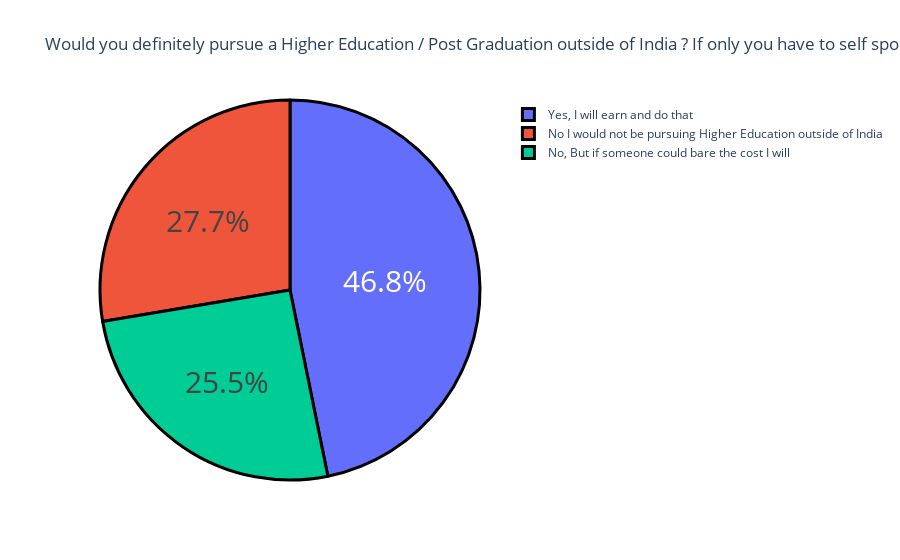

The notebook cell this image was saved under:
### Code cell
label = education.index
counts = education.values
fig = go.Figure(data = [go.Pie(labels = label, values = counts)])
fig.update_layout(title_text = "Would you definitely pursue a Higher Education / Post Graduation outside of India ? If only you have to self sponsor it.")
fig.update_traces(hoverinfo = 'label+value', textinfo = 'percent', textfont_size = 30, marker = dict(line = dict(color = "black", width = 3)))
fig.show()

### Figure 1 — Plotly figure (JSON) as saved in the notebook; plotly's stock layout.template omitted (floating-point values rounded to 4 significant figures)
{"data": [{"hoverinfo": "label+value", "labels": ["Yes, I will earn and do that", "No I would not be pursuing Higher Education outside of India", "No, But if someone could bare the cost I will"], "marker": {"line": {"color": "black", "width": 3}}, "textfont": {"size": 30}, "textinfo": "percent", "type": "pie", "values": [110, 65, 60]}], "layout": {"title": {"text": "Would you definitely pursue a Higher Education / Post Graduation outside of India ? If only you have to self sponsor it."}}}
